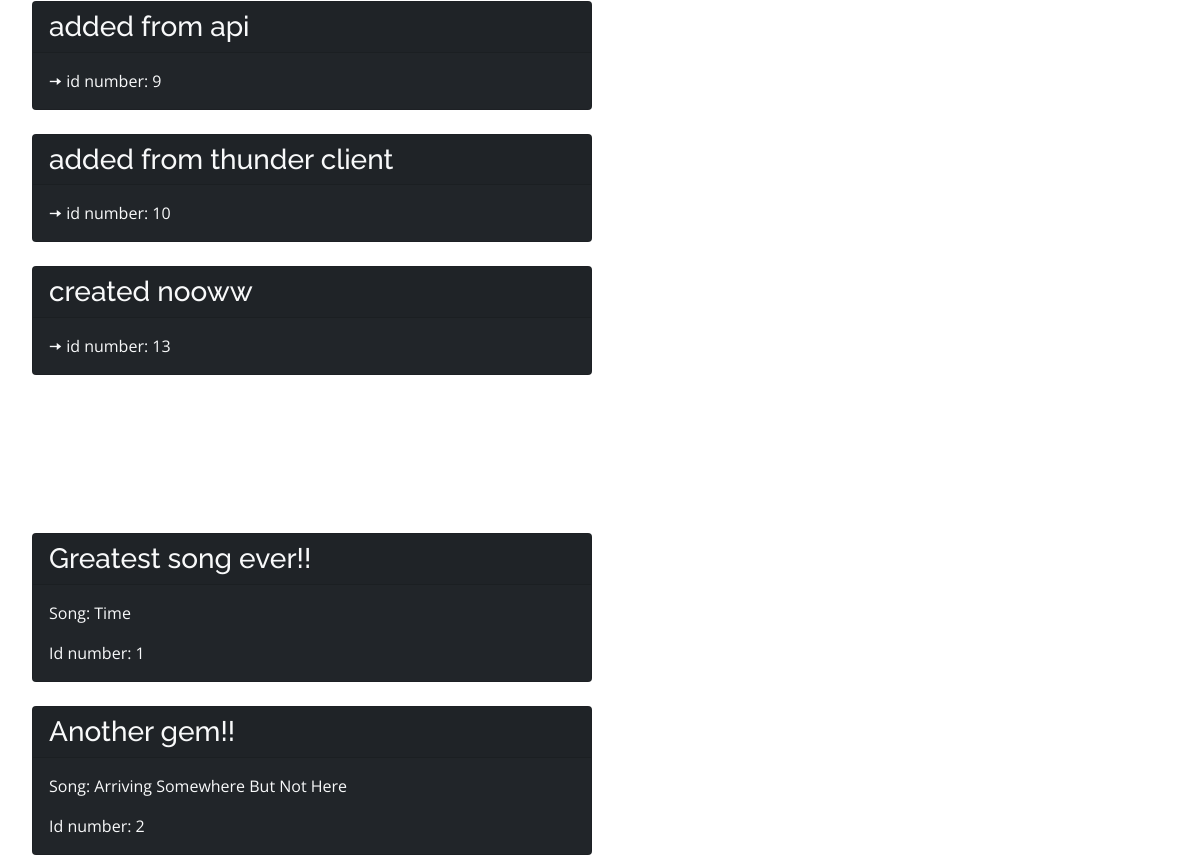
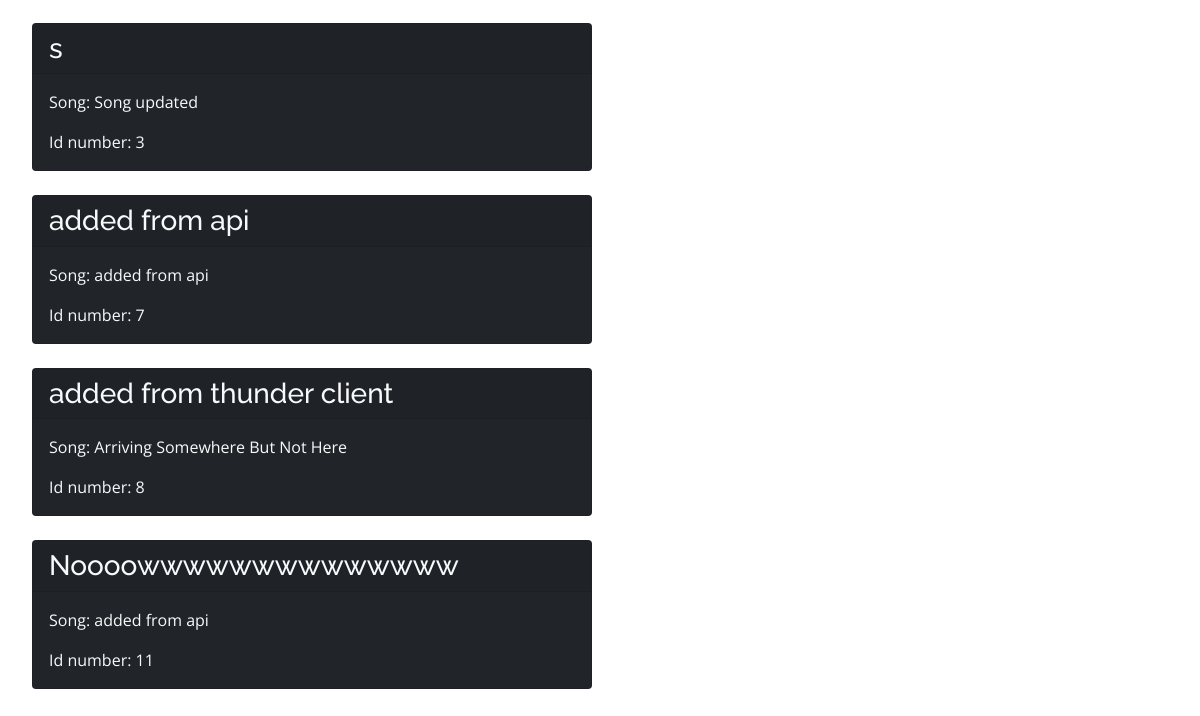
/fav-and-opinion (lower part), run on an earlier commit of the app's database (2 pictures, top to bottom).
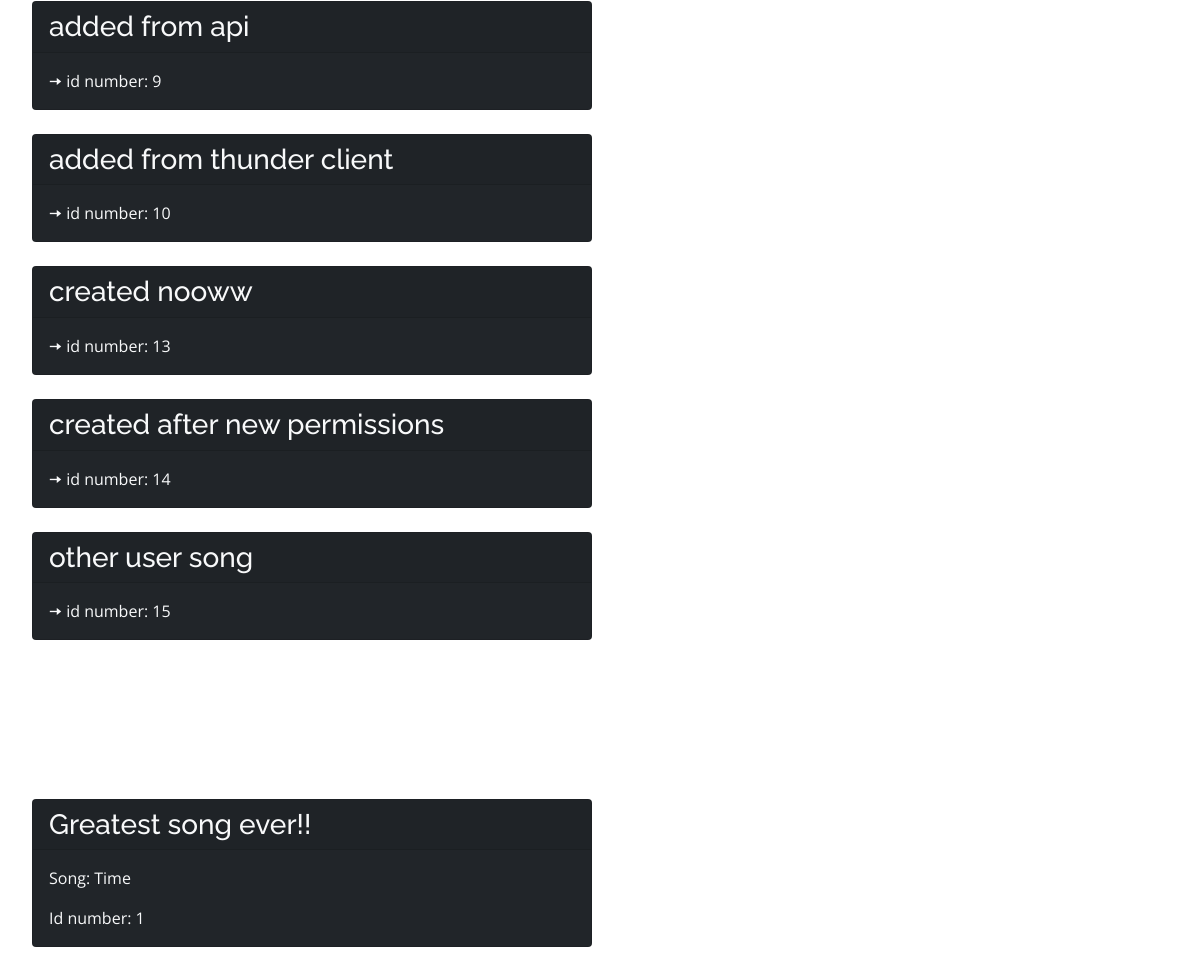
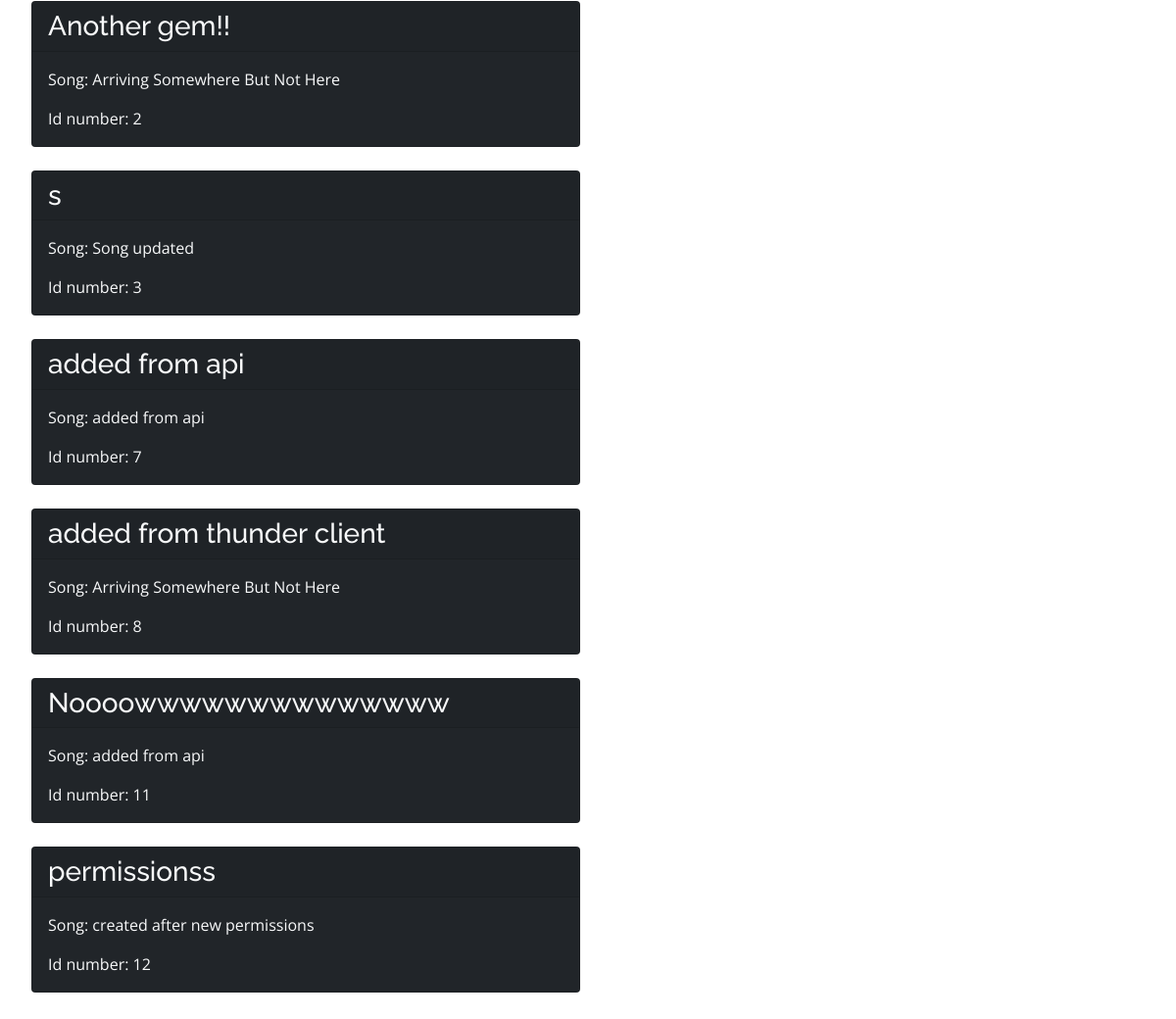
And on a later commit of the database (2 pictures, top to bottom).
### favsongsapp/models.py (models this page shows, shortened)
class Fav(models.Model):
    song_title = models.CharField(max_length=100)
    artist = models.CharField(max_length=100)
    album = models.CharField(max_length=100)
    year_of_release = models.DateField()
    rating = models.IntegerField(blank=False, null=False)
    reviewer = models.ForeignKey(get_user_model(), on_delete=models.CASCADE, blank=False, null=False)
    def __str__(self):
        return self.song_title

class Opinion(models.Model):
    song = models.ForeignKey(Fav, on_delete=models.SET_DEFAULT, default=1, blank=False, null=False)
    opinion = models.TextField(max_length=500, blank=False, null=False)
    reviewer = models.ForeignKey(get_user_model(), on_delete=models.CASCADE, blank=False, null=False)

### favsongsapp/views.py (the view)
# urls.py: path("fav-and-opinion", fav_and_opinion_view, name="fav_and_opinion"),
def fav_and_opinion_view(request):
    fav_list = Fav.objects.all()
    opinion_list = Opinion.objects.all()
    context = {}
    context['favorite_list'] = fav_list
    context['opinion_list'] = opinion_list
    return render(request, 'rendering.html', context)

### templates/rendering.html (shortened to what this page needs)
{% extends '_base.html' %}
{% block main %}
<br>
<br>
<ul>
    {% for fav in favorite_list %}
    <div class="card text-light bg-dark" style="width: 35rem;">
        <h3 class="card-header">{{fav.song_title}}</h3>
        <div class="card-body">
          <p class="card-text">🠆 id number: {{fav.id}} </p>
        </div>
      </div>
      <br>
    {% endfor %}
</ul>
<br>
<br>
<br>
<h2> Favorite Opinions  </h2>
<ul>
    {% for opinion in opinion_list %}
    <div class="card text-light bg-dark" style="width: 35rem;">
        <h3 class="card-header">{{opinion.opinion}}  </h3>
        <div class="card-body">
          <p class="card-text">Song: {{opinion.song}} </p>
          <p class="card-text">Id number: {{opinion.id}} </p>
        </div>
      </div>
      <br>
    {% endfor %}
</ul>
{% endblock%}

### templates/_base.html (shortened to what this page needs)
{% load static %}
<!DOCTYPE html>
<html lang="en">
<head>
  <link href="{% static 'favs/vendor/bootstrap/css/bootstrap.min.css' %}" rel="stylesheet">
  <link href="{% static 'favs/vendor/bootstrap-icons/bootstrap-icons.css' %}" rel="stylesheet">
  <link href="{% static 'favs/vendor/boxicons/css/boxicons.min.css' %}" rel="stylesheet">
  <link href="{% static 'favs/vendor/glightbox/css/glightbox.min.css' %}" rel="stylesheet">
  <link href="{% static 'favs/vendor/remixicon/remixicon.css' %}" rel="stylesheet">
  <link href="{% static 'favs/vendor/swiper/swiper-bundle.min.css' %}" rel="stylesheet">
  <link href="{% static 'favs/css/style.css' %}" rel="stylesheet">
</head>
<body>
  <main id="main">
    {% block main %}
    {% endblock %}
  </main>

### favsongsapp/static/favs/css/style.css (style rules this page uses)
body { font-family: "Open Sans", sans-serif; background-color: #040404; color: #fff; position: relative; background: transparent; }
body::before { content: ""; position: fixed; background: #040404 url("../img/bg.jpg") top right no-repeat; background-size: cover; left: 0; right: 0; top: 0; height: 100vh; z-index: -1; }
@media (min-width: 1024px) { body::before { background-attachment: fixed; } }
h1, h2, h3, h4, h5, h6 { font-family: "Raleway", sans-serif; }

What changed in the data, as far as the page shows it:
added Fav: song_title "created after new permissions", id "14"
added Fav: song_title "other user song", id "15"
added Opinion: opinion "permissionss", song "created after new permissions", id "12"
